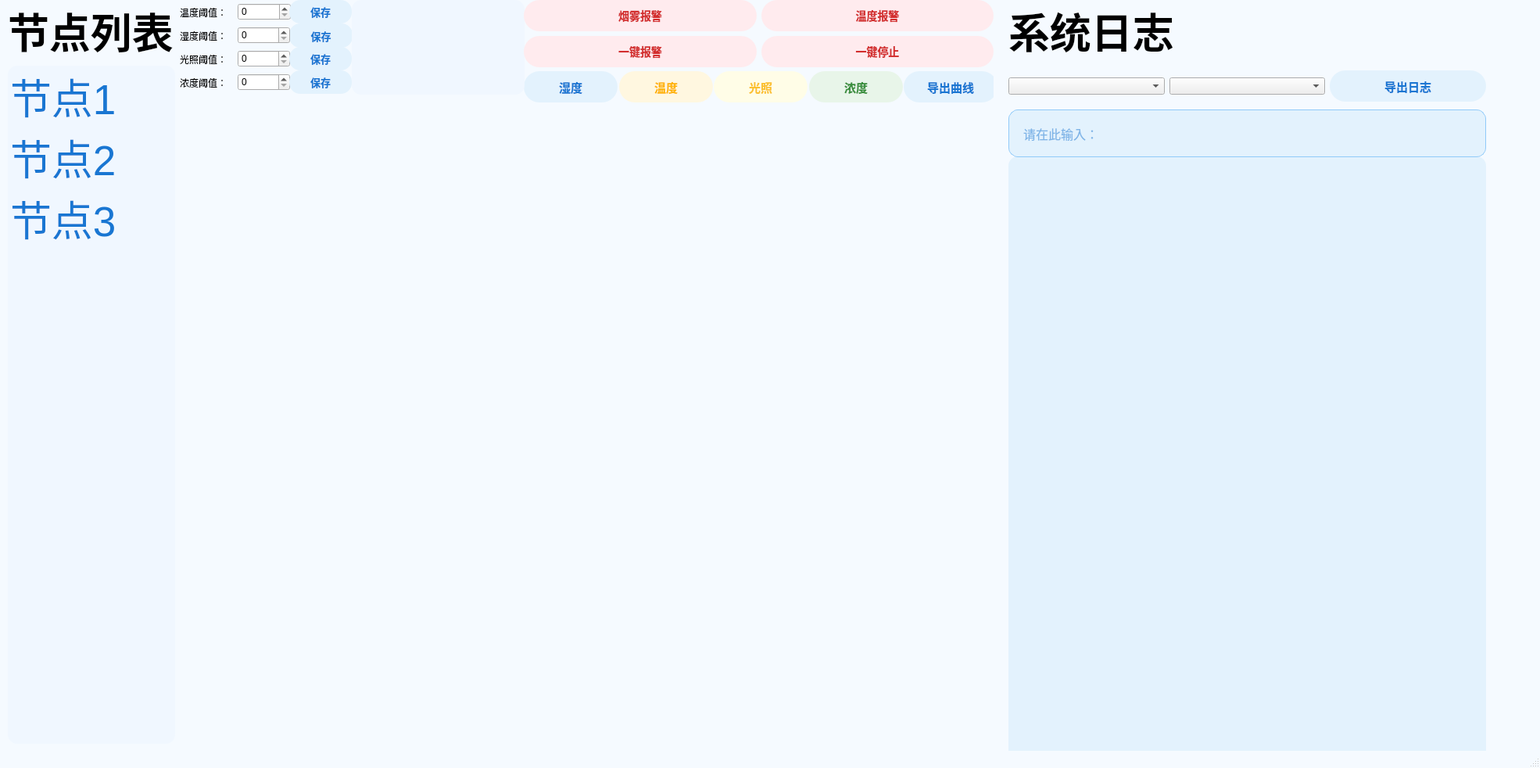
<?xml version="1.0" encoding="UTF-8"?>
<ui version="4.0">
 <class>MainWindow</class>
 <widget class="QMainWindow" name="MainWindow">
  <property name="geometry">
   <rect>
    <x>0</x>
    <y>0</y>
    <width>1970</width>
    <height>982</height>
   </rect>
  </property>
  <property name="windowTitle">
   <string>龙芯传感数据管理系统</string>
  </property>
  <property name="styleSheet">
   <string notr="true">
    /* 主窗口和中心控件背景 */
    QMainWindow, QWidget#centralwidget {
        background-color: #f5faff;
    }
    /* 日志区美化 */
    QPlainTextEdit {
        background-color: #e3f2fd;
        border-radius: 12px;
        font-size: 15px;
        color: #333;
        padding: 10px;
    }
    /* 节点列表美化 */
    QListWidget {
        background-color: #f0f7ff;
        border-radius: 12px;
        font-size: 24px;
        color: #1976d2;
        selection-background-color: #e3f2fd;
        selection-color: #0d47a1;
    }
    /* 通用按钮椭圆化、柔和色彩、文字不被裁剪 */
    QPushButton {
        border-radius: 20px;
        min-width: 80px;
        min-height: 32px;
        padding: 4px 20px;
        font-size: 15px;
        font-weight: 500;
        border: none;
    }
    /* 保存按钮紧凑风格 */
    QPushButton#pushButton_3, QPushButton#pushButton_4, QPushButton#pushButton_5, QPushButton#pushButton_9 {
        background-color: #E3F2FD;
        color: #1976D2;
        border-radius: 14px;
        min-width: 40px;
        min-height: 24px;
        padding: 2px 10px;
        font-size: 13px;
        font-weight: 500;
        margin-right: 0px;
    }
    QPushButton#pushButton_3:hover, QPushButton#pushButton_4:hover, QPushButton#pushButton_5:hover, QPushButton#pushButton_9:hover {
        background-color: #BBDEFB;
    }
    /* 温度按钮（淡橙色） */
    QPushButton#pushButton {
        background-color: #FFF7E0;
        color: #FFB300;
    }
    QPushButton#pushButton:hover {
        background-color: #FFE9B3;
    }
    /* 湿度按钮（淡蓝色） */
    QPushButton#pushButton_8 {
        background-color: #E3F2FD;
        color: #1976D2;
    }
    QPushButton#pushButton_8:hover {
        background-color: #BBDEFB;
    }
    /* 光照按钮（淡黄色） */
    QPushButton#button1 {
        background-color: #FFFDE7;
        color: #FBC02D;
    }
    QPushButton#button1:hover {
        background-color: #FFF9C4;
    }
    /* 浓度按钮（淡绿色） */
    QPushButton#pushButton_2 {
        background-color: #E8F5E9;
        color: #388E3C;
    }
    QPushButton#pushButton_2:hover {
        background-color: #C8E6C9;
    }
    /* 重要操作按钮（报警/停止/导出等，淡红色） */
    QPushButton#pushButton_12, QPushButton#pushButton_13, QPushButton#pushButton_10, QPushButton#pushButton_11 {
        min-width: 110px;
        min-height: 32px;
        padding: 4px 18px;
        font-size: 14px;
        font-weight: 500;
        border-radius: 20px;
        background-color: #FFEBEE;
        color: #D32F2F;
    }
    QPushButton#pushButton_12:hover, QPushButton#pushButton_13:hover, QPushButton#pushButton_10:hover, QPushButton#pushButton_11:hover {
        background-color: #FFCDD2;
    }
    /* 导出按钮（淡蓝色） */
    QPushButton#pushButton_6, QPushButton#pushButton_7 {
        background-color: #E3F2FD;
        color: #1976D2;
    }
    QPushButton#pushButton_6:hover, QPushButton#pushButton_7:hover {
        background-color: #BBDEFB;
    }
    /* 搜索框美化 */
    QLineEdit#lineEditSearch {
        background-color: #e3f2fd;
        border-radius: 12px;
        font-size: 16px;
        padding: 8px 16px;
        color: #1976d2;
        border: 1px solid #90caf9;
    }
    /* 阈值显示区美化 */
    QTextEdit#textEdit_thresholds {
        background-color: #f0f7ff;
        border-radius: 12px;
        font-size: 15px;
        color: #333;
        padding: 10px;
    }
   </string>
  </property>
  <widget class="QWidget" name="centralwidget">
   <widget class="QWidget" name="verticalLayoutWidget">
    <property name="geometry">
     <rect>
      <x>230</x>
      <y>60</y>
      <width>141</width>
      <height>31</height>
     </rect>
    </property>
    <layout class="QHBoxLayout" name="horizontalLayout">
     <item>
      <widget class="QLabel" name="label">
       <property name="text">
        <string>光照阈值：</string>
       </property>
      </widget>
     </item>
     <item>
      <widget class="QSpinBox" name="spinBox_light"/>
     </item>
    </layout>
   </widget>
   <widget class="QWidget" name="verticalLayoutWidget_2">
    <property name="geometry">
     <rect>
      <x>230</x>
      <y>0</y>
      <width>142</width>
      <height>31</height>
     </rect>
    </property>
    <layout class="QHBoxLayout" name="horizontalLayout_4">
     <item>
      <widget class="QLabel" name="label_2">
       <property name="text">
        <string>温度阈值：</string>
       </property>
      </widget>
     </item>
     <item>
      <widget class="QSpinBox" name="spinBox_temperature"/>
     </item>
    </layout>
   </widget>
   <widget class="QWidget" name="verticalLayoutWidget_3">
    <property name="geometry">
     <rect>
      <x>230</x>
      <y>90</y>
      <width>141</width>
      <height>31</height>
     </rect>
    </property>
    <layout class="QHBoxLayout" name="horizontalLayout_3">
     <item>
      <widget class="QLabel" name="label_3">
       <property name="text">
        <string>浓度阈值：</string>
       </property>
      </widget>
     </item>
     <item>
      <widget class="QSpinBox" name="spinBox_gas"/>
     </item>
    </layout>
   </widget>
   <widget class="QPushButton" name="pushButton_4">
    <property name="geometry">
     <rect>
      <x>370</x>
      <y>90</y>
      <width>80</width>
      <height>30</height>
     </rect>
    </property>
    <property name="text">
     <string>保存</string>
    </property>
    <property name="icon">
     <iconset resource="icon.qrc">
      <normaloff>:/icon/保存_save.png</normaloff>:/icon/保存_save.png</iconset>
    </property>
   </widget>
   <widget class="QPushButton" name="pushButton_5">
    <property name="geometry">
     <rect>
      <x>370</x>
      <y>0</y>
      <width>80</width>
      <height>30</height>
     </rect>
    </property>
    <property name="text">
     <string>保存</string>
    </property>
    <property name="icon">
     <iconset resource="icon.qrc">
      <normaloff>:/icon/保存_save.png</normaloff>:/icon/保存_save.png</iconset>
    </property>
   </widget>
   <widget class="QPushButton" name="pushButton_3">
    <property name="geometry">
     <rect>
      <x>370</x>
      <y>60</y>
      <width>80</width>
      <height>30</height>
     </rect>
    </property>
    <property name="text">
     <string>保存</string>
    </property>
    <property name="icon">
     <iconset resource="icon.qrc">
      <normaloff>:/icon/保存_save.png</normaloff>:/icon/保存_save.png</iconset>
    </property>
   </widget>
   <widget class="QWidget" name="verticalLayoutWidget_4">
    <property name="geometry">
     <rect>
      <x>1290</x>
      <y>200</y>
      <width>611</width>
      <height>781</height>
     </rect>
    </property>
    <layout class="QVBoxLayout" name="verticalLayout_2">
     <item>
      <widget class="QPlainTextEdit" name="plainTextEdit">
       <property name="font">
        <font>
         <pointsize>-1</pointsize>
        </font>
       </property>
       <property name="readOnly">
        <bool>true</bool>
       </property>
       <property name="plainText">
        <string/>
       </property>
      </widget>
     </item>
    </layout>
   </widget>
   <widget class="QWidget" name="horizontalLayoutWidget_2">
    <property name="geometry">
     <rect>
      <x>10</x>
      <y>0</y>
      <width>214</width>
      <height>951</height>
     </rect>
    </property>
    <layout class="QVBoxLayout" name="verticalLayout_3">
     <item>
      <widget class="QLabel" name="label_6">
       <property name="font">
        <font>
         <pointsize>40</pointsize>
         <bold>true</bold>
        </font>
       </property>
       <property name="styleSheet">
        <string notr="true">QLable{
    font-size: 20pt;
}</string>
       </property>
       <property name="text">
        <string>节点列表</string>
       </property>
      </widget>
     </item>
     <item>
      <widget class="QListWidget" name="listWidget">
       <property name="styleSheet">
        <string notr="true">QListWidget {
    font-size: 40pt;
}

</string>
       </property>
       <item>
        <property name="text">
         <string>节点1</string>
        </property>
        <property name="icon">
         <iconset resource="icon.qrc">
          <normaloff>:/icon/网络节点_network-tree.png</normaloff>:/icon/网络节点_network-tree.png</iconset>
        </property>
       </item>
       <item>
        <property name="text">
         <string>节点2</string>
        </property>
        <property name="icon">
         <iconset resource="icon.qrc">
          <normaloff>:/icon/网络节点_network-tree.png</normaloff>:/icon/网络节点_network-tree.png</iconset>
        </property>
       </item>
       <item>
        <property name="text">
         <string>节点3</string>
        </property>
        <property name="icon">
         <iconset resource="icon.qrc">
          <normaloff>:/icon/网络节点_network-tree.png</normaloff>:/icon/网络节点_network-tree.png</iconset>
        </property>
       </item>
      </widget>
     </item>
    </layout>
   </widget>
   <widget class="QLabel" name="lbHigh">
    <property name="geometry">
     <rect>
      <x>230</x>
      <y>140</y>
      <width>1061</width>
      <height>811</height>
     </rect>
    </property>
    <property name="text">
     <string/>
    </property>
   </widget>
   <widget class="QWidget" name="horizontalLayoutWidget">
    <property name="geometry">
     <rect>
      <x>670</x>
      <y>90</y>
      <width>601</width>
      <height>42</height>
     </rect>
    </property>
    <layout class="QHBoxLayout" name="horizontalLayout_5">
     <item>
      <widget class="QPushButton" name="pushButton_8">
       <property name="text">
        <string>湿度</string>
       </property>
       <property name="icon">
        <iconset resource="icon.qrc">
         <normaloff>:/icon/大雾_fog.png</normaloff>:/icon/大雾_fog.png</iconset>
       </property>
      </widget>
     </item>
     <item>
      <widget class="QPushButton" name="pushButton">
       <property name="text">
        <string>温度</string>
       </property>
       <property name="icon">
        <iconset resource="icon.qrc">
         <normaloff>:/icon/温度计_thermometer.png</normaloff>:/icon/温度计_thermometer.png</iconset>
       </property>
      </widget>
     </item>
     <item>
      <widget class="QPushButton" name="button1">
       <property name="text">
        <string>光照</string>
       </property>
       <property name="icon">
        <iconset resource="icon.qrc">
         <normaloff>:/icon/太阳1_sun-one.png</normaloff>:/icon/太阳1_sun-one.png</iconset>
       </property>
      </widget>
     </item>
     <item>
      <widget class="QPushButton" name="pushButton_2">
       <property name="text">
        <string>浓度</string>
       </property>
       <property name="icon">
        <iconset resource="icon.qrc">
         <normaloff>:/icon/气体_gas.png</normaloff>:/icon/气体_gas.png</iconset>
       </property>
      </widget>
     </item>
     <item>
      <widget class="QPushButton" name="pushButton_6">
       <property name="text">
        <string>导出曲线</string>
       </property>
       <property name="icon">
        <iconset resource="icon.qrc">
         <normaloff>:/icon/export.png</normaloff>:/icon/export.png</iconset>
       </property>
      </widget>
     </item>
    </layout>
   </widget>
   <widget class="QPushButton" name="pushButton_9">
    <property name="geometry">
     <rect>
      <x>370</x>
      <y>30</y>
      <width>81</width>
      <height>31</height>
     </rect>
    </property>
    <property name="text">
     <string>保存</string>
    </property>
    <property name="icon">
     <iconset resource="icon.qrc">
      <normaloff>:/icon/保存_save.png</normaloff>:/icon/保存_save.png</iconset>
    </property>
   </widget>
   <widget class="QWidget" name="horizontalLayoutWidget_3">
    <property name="geometry">
     <rect>
      <x>230</x>
      <y>30</y>
      <width>141</width>
      <height>31</height>
     </rect>
    </property>
    <layout class="QHBoxLayout" name="horizontalLayout_2">
     <item>
      <widget class="QLabel" name="label_7">
       <property name="text">
        <string>湿度阈值：</string>
       </property>
      </widget>
     </item>
     <item>
      <widget class="QSpinBox" name="spinBox_humidity"/>
     </item>
    </layout>
   </widget>
   <widget class="QLineEdit" name="lineEditSearch">
    <property name="geometry">
     <rect>
      <x>1290</x>
      <y>140</y>
      <width>611</width>
      <height>61</height>
     </rect>
    </property>
    <property name="styleSheet">
     <string notr="true"/>
    </property>
    <property name="placeholderText">
     <string>请在此输入：</string>
    </property>
   </widget>
   <widget class="QWidget" name="horizontalLayoutWidget_4">
    <property name="geometry">
     <rect>
      <x>1290</x>
      <y>80</y>
      <width>611</width>
      <height>61</height>
     </rect>
    </property>
    <layout class="QHBoxLayout" name="horizontalLayout_6">
     <item>
      <widget class="QComboBox" name="comboBoxParameter"/>
     </item>
     <item>
      <widget class="QComboBox" name="comboBox"/>
     </item>
     <item>
      <widget class="QPushButton" name="pushButton_7">
       <property name="text">
        <string>导出日志</string>
       </property>
       <property name="icon">
        <iconset resource="icon.qrc">
         <normaloff>:/icon/link-right.png</normaloff>:/icon/link-right.png</iconset>
       </property>
      </widget>
     </item>
    </layout>
   </widget>
   <widget class="QTextEdit" name="textEdit_thresholds">
    <property name="geometry">
     <rect>
      <x>450</x>
      <y>0</y>
      <width>221</width>
      <height>121</height>
     </rect>
    </property>
    <property name="font">
     <font>
      <pointsize>-1</pointsize>
     </font>
    </property>
    <property name="readOnly">
     <bool>true</bool>
    </property>
   </widget>
   <widget class="QWidget" name="layoutWidget">
    <property name="geometry">
     <rect>
      <x>670</x>
      <y>0</y>
      <width>601</width>
      <height>88</height>
     </rect>
    </property>
    <layout class="QGridLayout" name="gridLayout_2">
     <item row="0" column="2">
      <widget class="QPushButton" name="pushButton_11">
       <property name="text">
        <string>温度报警</string>
       </property>
      </widget>
     </item>
     <item row="2" column="2">
      <widget class="QPushButton" name="pushButton_13">
       <property name="text">
        <string>一键停止</string>
       </property>
      </widget>
     </item>
     <item row="2" column="0">
      <widget class="QPushButton" name="pushButton_12">
       <property name="text">
        <string>一键报警</string>
       </property>
      </widget>
     </item>
     <item row="0" column="0">
      <widget class="QPushButton" name="pushButton_10">
       <property name="text">
        <string>烟雾报警</string>
       </property>
      </widget>
     </item>
    </layout>
   </widget>
   <widget class="QLabel" name="label_5">
    <property name="geometry">
     <rect>
      <x>1290</x>
      <y>0</y>
      <width>212</width>
      <height>78</height>
     </rect>
    </property>
    <property name="font">
     <font>
      <pointsize>40</pointsize>
      <bold>true</bold>
     </font>
    </property>
    <property name="text">
     <string>系统日志</string>
    </property>
   </widget>
  </widget>
  <widget class="QMenuBar" name="menubar">
   <property name="geometry">
    <rect>
     <x>0</x>
     <y>0</y>
     <width>1970</width>
     <height>27</height>
    </rect>
   </property>
  </widget>
  <widget class="QStatusBar" name="statusbar"/>
 </widget>
 <resources>
  <include location="icon.qrc"/>
 </resources>
 <connections/>
</ui>
